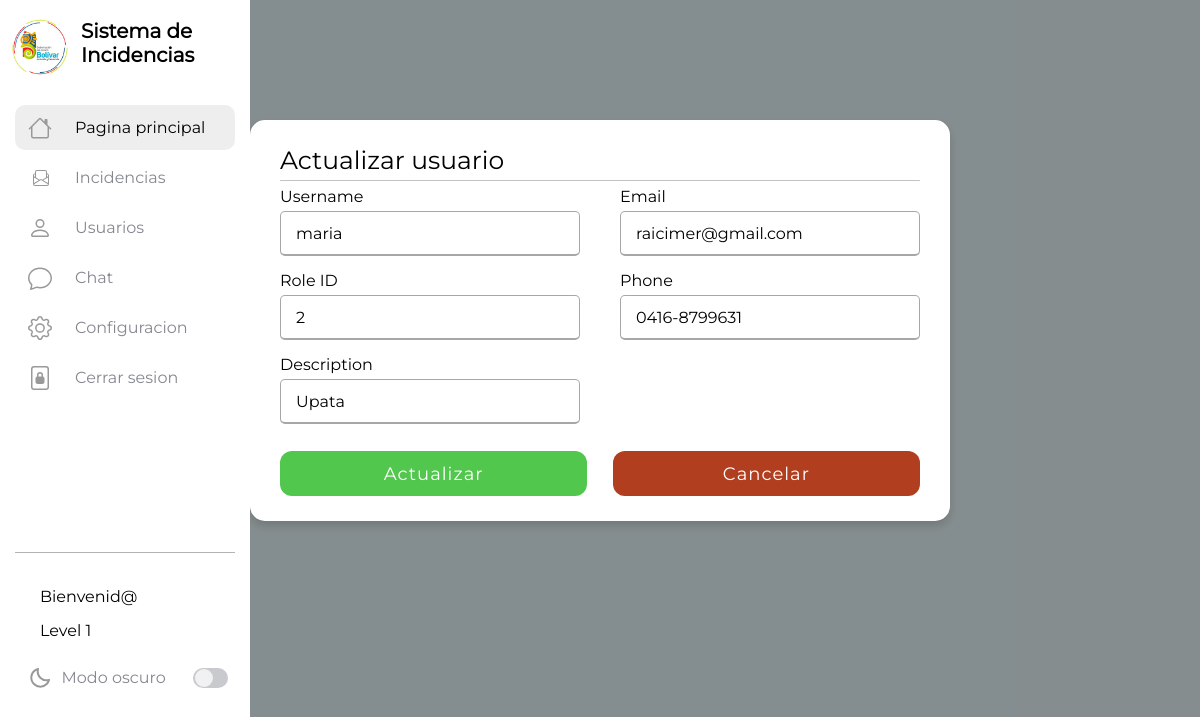
Page /backend/php/editar_users.php?id=2 on the committed database.
### tables this page shows
CREATE TABLE `usuarios` (
  `id` int(20) NOT NULL AUTO_INCREMENT,
  `username` varchar(100) NOT NULL,
  `email` varchar(255) NOT NULL,
  `password` varchar(100) NOT NULL,
  `role_id_fk` int(11) DEFAULT NULL,
  `reset_token_hash` varchar(64) DEFAULT NULL,
  `reset_token_expires_at` datetime DEFAULT NULL,
  `phone` varchar(100) NOT NULL,
  `description` varchar(100) NOT NULL,
  `file` varchar(50) NOT NULL,
  `activo` tinyint(1) NOT NULL DEFAULT 1,
  `status` varchar(200) NOT NULL,
  PRIMARY KEY (`id`),
  UNIQUE KEY `reset_token_hash` (`reset_token_hash`),
  KEY `fk_role` (`role_id_fk`),
  CONSTRAINT `fk_role` FOREIGN KEY (`role_id_fk`) REFERENCES `roles` (`id`)
);

### backend/php/editar_users.php (the view, shortened to what this page needs)
<!DOCTYPE html>
<html lang="en">
<head>
  <link rel="stylesheet" href="/frontend/aseets/css/index.css" />
  <link rel="stylesheet" href="/frontend/aseets/css/navbar.css" />
  <link rel="stylesheet" href="/frontend/aseets/css/modalAdd.css" />
  <link rel="stylesheet" href="/frontend/aseets/css/modalUpd.css" />
</head>
<body>
  <div class="barra-lateral">
    <div>
      <div class="nombre-pagina">
        <ion-icon id="cloud" name="cloud-outline">
          <img id="log-gob" class="img-log" src="/frontend/aseets/img/logo-round.jpg" />
        </ion-icon>
        <span class="nombre">Sistema de Incidencias</span>
      </div>
    </div>
    <nav class="navegacion">
      <ul>
        <li>
          <a id="inbox" href="/frontend/view/admin/index.php">
            <ion-icon name="mail-unread-outline">
              <img class="ico-center" src="/frontend/aseets/icons/house.svg" />
            </ion-icon>
            <span>Pagina principal</span>
          </a>
        </li>
        <li>
          <a class="user" href="/frontend/view/admin/level_admin.php">
            <ion-icon name="mail-unread-outline">
              <img class="icono-inc" src="/frontend/aseets/icons/envelope-paper.svg" />
            </ion-icon>
            <span>Incidencias</span>
          </a>
        </li>
        <li>
          <a class="user" href="/frontend/view/admin/users.php">
            <ion-icon name="star-outline">
              <img class="ico-center" src="/frontend/aseets/icons/person.svg" />
            </ion-icon>
            <span>Usuarios</span>
          </a>
        </li>
        <li>
          <a class="user" href="/frontend/view/admin/chat.php">
            <ion-icon name="paper-plane-outline">
              <img class="ico-center" src="/frontend/aseets/icons/chat.svg" />
            </ion-icon>
            <span>Chat</span>
          </a>
        </li>
        <li>
          <a href="/frontend/view/admin/setting.php">
            <ion-icon name="paper-plane-outline">
              <img class="ico-center" src="/frontend/aseets/icons/gear.svg" />
            </ion-icon>
            <span>Configuracion</span>
          </a>
        </li>
        <li>
          <a href="/frontend/view/logout.php">
            <ion-icon name="document-text-outline">
              <img class="icons-menu ico-center" src="/frontend/aseets/icons/file-lock2.svg" />
            </ion-icon>
            <span>Cerrar sesion</span>
          </a>
        </li>
      </ul>
    </nav>
    <div>
      <div class="linea"></div>
      <div class="info-usuario">
        <div class="nombre-email">
          <span class="nombre">
            <span class="title-profile">Bienvenid@ <?php echo $_SESSION['username'] ?> </span>
            <span class="title-profile">Level 1
            </span>
          </span>
        </div>
      </div>
      <div class="modo-oscuro">
        <div class="info">
          <img class="ico ico-center" src="/frontend/aseets/icons/bx-moon.svg" />
          <span class="dark-text">Modo oscuro</span>
        </div>
        <div class="switch">
          <div class="base">
            <div class="circulo">
            </div>
          </div>
        </div>
      </div>
    </div>
  </div>
  <main class="table-pos">
    <div class="modal-box">
      <div class="formulario">
        <div class="container">
          <div class="title">Actualizar usuario</div>
          <div class="content">
            <form method="POST">
              <?php
              include('C:\xampp\htdocs\backend\php\dbconnection.php');
              $id = $_GET['id'];
              $query = mysqli_query($con, "SELECT * FROM usuarios WHERE ID = '$id'");
              while ($row = mysqli_fetch_array($query)) {
              ?>
                <div class="user-details">
                  <div class="input-box">
                    <span class="details">Username</span>
                    <input type="text" name="username" value="<?php echo $row['username'] ?>" placeholder="Enter username" required />
                  </div>
                  <div class="input-box">
                    <span class="details">Email</span>
                    <input type="email" name="email" value="<?php echo $row['email'] ?>" placeholder="Enter email" required />
                  </div>
                  <div class="input-box">
                    <span class="details">Role ID</span>
                    <input type="text" name="role_id_fk" value="<?php echo $row['role_id_fk'] ?>" placeholder="Enter role ID" required />
                  </div>
                  <div class="input-box">
                    <span class="details">Phone</span>
                    <input type="text" name="phone" value="<?php echo $row['phone'] ?>" placeholder="Enter phone number" required />
                  </div>
                  <div class="input-box">
                    <span class="details">Description</span>
                    <input type="text" name="description" value="<?php echo $row['description'] ?>" placeholder="Enter description" required />
                  </div>
                </div>
              <?php } ?>
              <div class="button-container">
                <div class="button">
                  <input class="button-grd" type="submit" value="Actualizar" />
                </div>
                <div class="button">
                  <button class="button-can close-btn" type="button" value="Cancelar">Cancelar</button>
                </div>
              </div>
            </form>
          </div>
        </div>
      </div>
    </div>
  </main>
</body>
</html>

### frontend/aseets/css/index.css (style rules this page uses)
.container { color: var(--color-texto); max-width: 700px; margin-top: 10%; margin-left: auto; margin-right: auto; width: 80vw; background: var(--color-barra-lateral); padding: 25px 30px; border-radius: 15px; box-shadow: 0 5px 10px rgba(0, 0, 0, 0.15); }
.container .title { font-size: 25px; font-weight: 500; position: relative; }
.container .title::before { position: absolute; content: ""; height: 0.8px; width: 100%; top: 35px; right: 0; left: 0; bottom: 0; border-radius: 5px; background: rgba(160, 160, 160, 0.629); }
.container .content form .user-details { display: flex; flex-wrap: wrap; justify-content: space-between; margin: 12px 0 12px 0; }
.container .content form .user-details .input-box { margin-bottom: 15px; width: calc(100% / 2 - 20px); }
.container .content form .user-details .input-box .details { display: block; font-weight: 500; margin-bottom: 5px; }
.container .content form .user-details .input-box input { height: 45px; width: 100%; outline: none; font-size: 16px; border-radius: 5px; padding-left: 15px; border: 1px solid #ccc; border-bottom-width: 2px; transition: all 0.3s ease; }
.container .content form .button { height: 45px; }
.container .content form .button input { height: 100%; width: 40%; border-radius: 12px; outline: none; border: none; font-size: 18px; background: #52c74e; color: var(--color-barra-lateral); cursor: pointer; font-weight: 500; letter-spacing: 1px; transition: all 0.3s ease; }
.container .content form .button button { height: 100%; width: 40%; border-radius: 12px; outline: none; border: none; font-size: 18px; background: #b13e1e; color: var(--color-barra-lateral); cursor: pointer; font-weight: 500; letter-spacing: 1px; transition: all 0.3s ease; }
.container .content form .button-container { display: flex; justify-content: space-between; }
.container .content form .button-container .button { width: 48%; }
.container .content form .button-container .button input { width: 100%; }
.container .content form .button-container .button button { width: 100%; }
.table-pos { display: flex; flex-direction: column; justify-content: center; align-items: center; }

### frontend/aseets/css/modalAdd.css (style rules this page uses)
.modal-box { position: fixed; z-index: 1; left: 0; top: 0; width: 100%; height: 100%; overflow: auto; background-color: rgba(0, 0, 0, 0.4); }

### rows in the picture
usuarios: username "maria", email "raicimer@gmail.com", role_id_fk "2", phone "0416-8799631", description "Upata"
